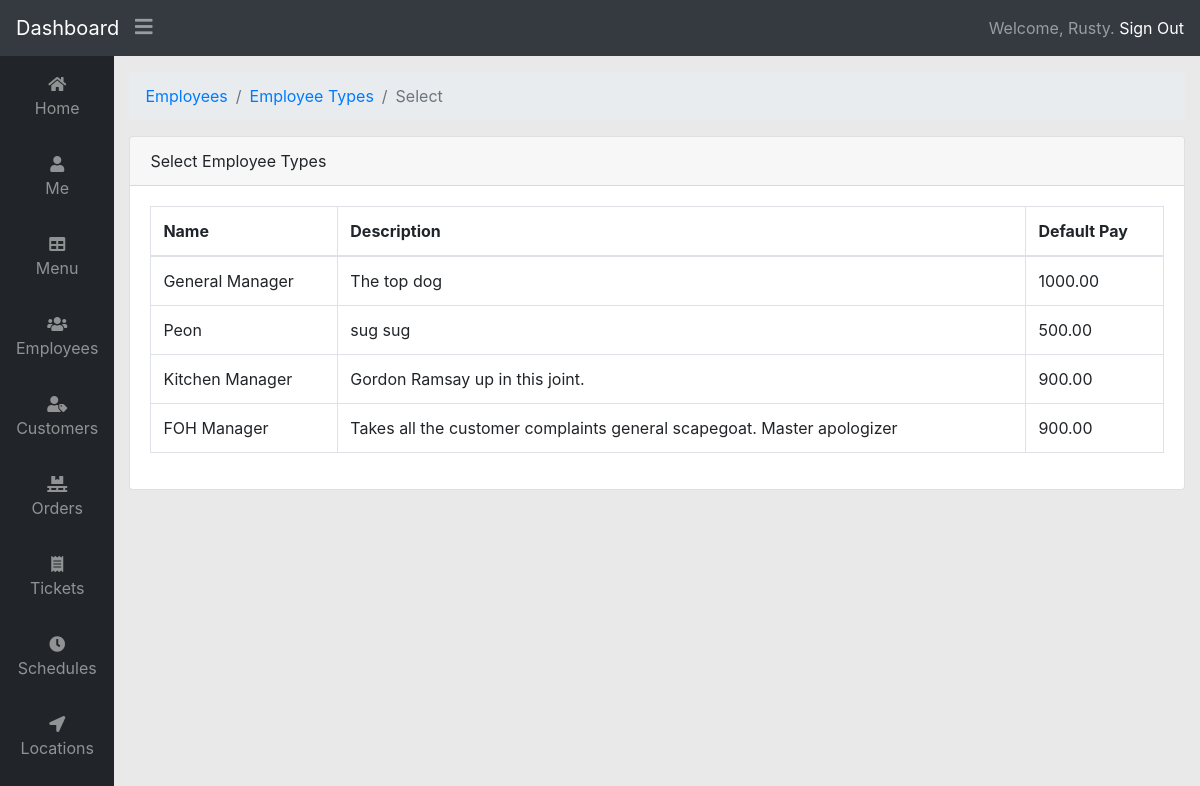
The page /selectemployeetypes.php (signed in) on the database its author committed.
### tables this page shows
CREATE TABLE `employeetype` (
  `employeetypekey` int NOT NULL,
  `employeetypename` varchar(50) NOT NULL,
  `employeetypedescription` varchar(255) NOT NULL,
  `employeetypepermission` varchar(40) NOT NULL,
  `defaultpay` decimal(7,2) NOT NULL
);

### selectemployeetypes.php (the view, shortened to what this page needs)
<?php
	require_once 'header.php';
	if ($_SESSION['signedin'] == 1) {
		if (preg_match('/...1..................................../', $_SESSION['permission'])) {
?>
<ol class="breadcrumb">
	<li class="breadcrumb-item"><a href="#">Employees</a></li>
	<li class="breadcrumb-item"><a href="#">Employee Types</a></li>
	<li class="breadcrumb-item active">Select</li>
</ol>
<div class="card">
	<div class="card-header">Select Employee Types</div>
	<div class="card-body">
		<div class="table-responsive">
			<table class="table table-bordered" id="selectemployeetypesTable" width="100%" cellspacing="0">
				<thead>
					<tr>
						<th>Name</th>
						<th>Description</th>
						<th>Default Pay</th>
					</tr>
				</thead>
				<tbody>
					<?php
					$sqlselecti = "SELECT * FROM employeetype WHERE 1 ORDER BY employeetypekey ASC";
					$result = $db->prepare($sqlselecti);
					$result->execute();
						while ( $row = $result-> fetch() ) {
							echo '<tr><td>' . $row['employeetypename'] . '</td><td> ' . $row['employeetypedescription'] . '</td>
							<td> ' . $row['defaultpay'] . '</td>';
						}
						echo '</tr>';
					?>
				</tbody>
			</table>
		</div>
	</div>
</div>
<?php
} else {
	echo '<p>You do not have permission to view this page</p>';
}
} else {
	echo '<p>You are not signed in. Click <a href="signin.php">here</a> to sign in.</p>';
}
	require_once 'footer.php';
?>

### styles/main.css (style rules this page uses)
body { font-family: -apple-system, BlinkMacSystemFont, "Segoe UI", Roboto, "Helvetica Neue", Arial, "Noto Sans", sans-serif, "Apple Color Emoji", "Segoe UI Emoji", "Segoe UI Symbol", "Noto Color Emoji"; background-color: #e9e9e9; }
td { vertical-align: middle !important; }

### rows shown on the page
employeetype: employeetypename "General Manager", employeetypedescription "The top dog", defaultpay "1000.00"
employeetype: employeetypename "Peon", employeetypedescription "sug sug", defaultpay "500.00"
employeetype: employeetypename "Kitchen Manager", employeetypedescription "Gordon Ramsay up in this joint.", defaultpay "900.00"
employeetype: employeetypename "FOH Manager", employeetypedescription "Takes all the customer complaints general scapegoat. Master apologizer", defaultpay "900.00"

### other values the page prints
$_SESSION['employeefirstname'] "Rusty"
